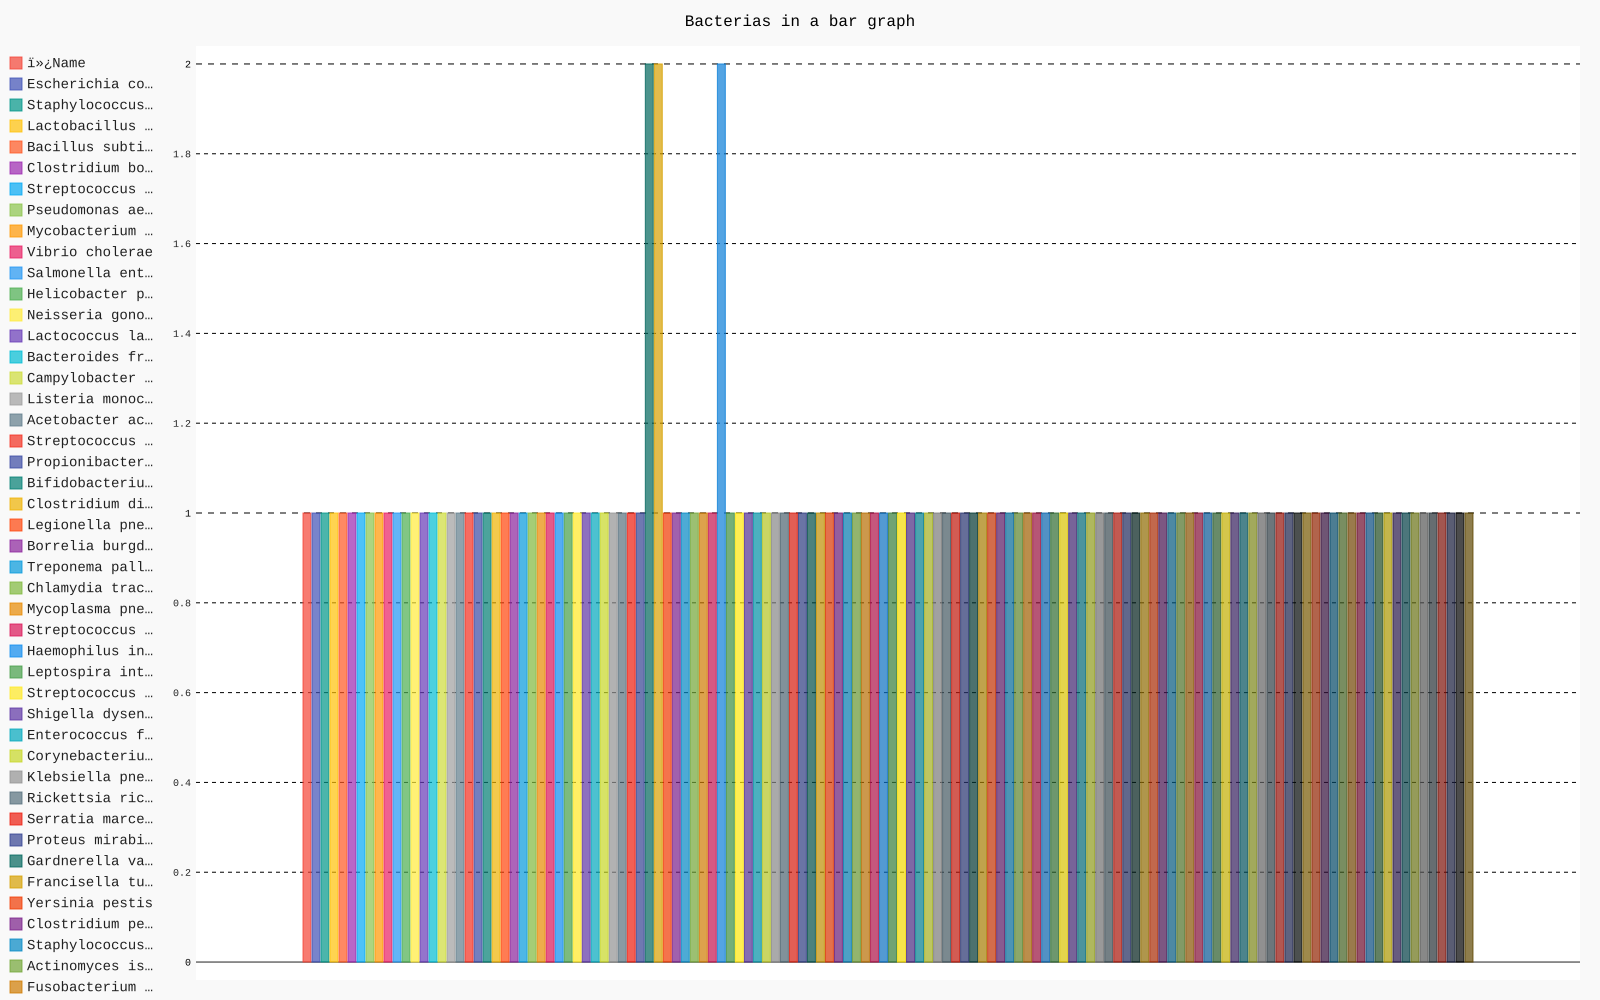

Recreate this plot in Python.
from pygal import *


def main():
    with open('bacteria.csv', 'r') as f:
        data = f.readlines()

    #data is holding a list of strings

    bacteria_count = {}

    for line in data:
        clean_data = line.strip().split(',')
        print(clean_data)
        bacteria = clean_data[0]

        if bacteria in bacteria_count:
            bacteria_count[bacteria] += 1
        else:
            bacteria_count[bacteria] = 1

    bacteria_chart = Bar(width=1600, height=1000, title='Bacterias in a bar graph')

    for bacteria, count in bacteria_count.items():
        bacteria_chart.add(bacteria, count)

    bacteria_chart.render_to_file('bacteria.svg')


main()
